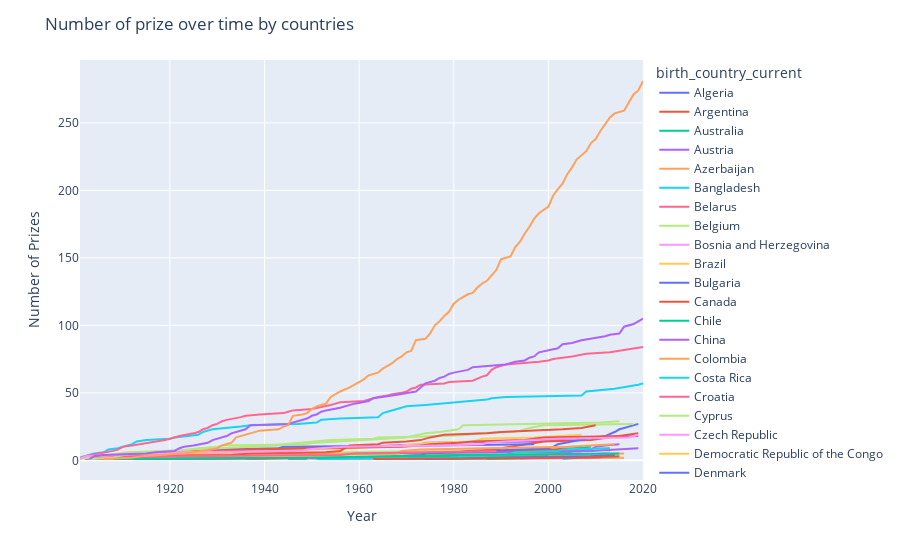

Notebook code cell kept with this figure:
### Code cell
l_chart = px.line(cumulative_prizes,
                  x = 'year',
                  y = 'prize',
                  color = 'birth_country_current',
                  hover_name = 'birth_country_current')

l_chart.update_layout(
    xaxis_title = 'Year',
    yaxis_title = 'Number of Prizes',
    title = "Number of prize over time by countries"
)

l_chart.show()
